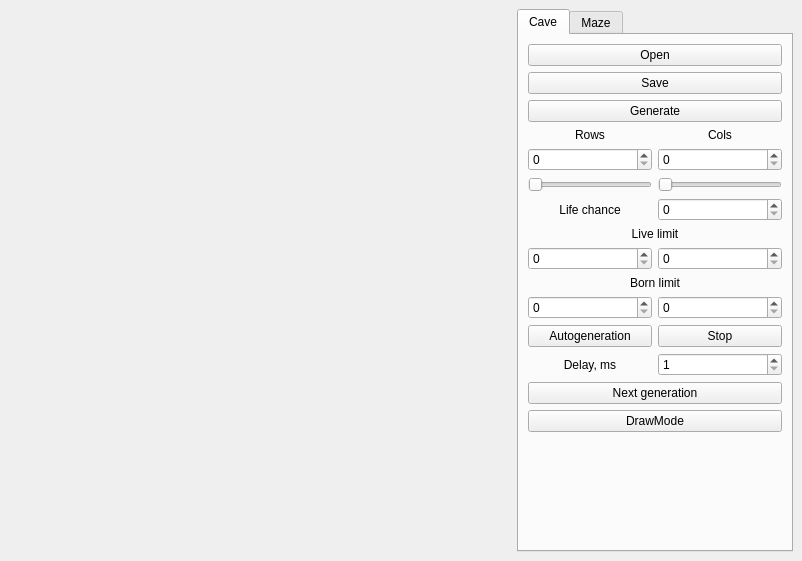
<?xml version="1.0" encoding="UTF-8"?>
<ui version="4.0">
 <class>mcg::MainWindow</class>
 <widget class="QMainWindow" name="mcg::MainWindow">
  <property name="geometry">
   <rect>
    <x>0</x>
    <y>0</y>
    <width>802</width>
    <height>561</height>
   </rect>
  </property>
  <property name="windowTitle">
   <string>MazeCaveGenerator</string>
  </property>
  <widget class="QWidget" name="centralwidget">
   <layout class="QHBoxLayout" name="horizontalLayout">
    <item>
     <widget class="Loader" name="McgLoader" native="true">
      <property name="sizePolicy">
       <sizepolicy hsizetype="Fixed" vsizetype="Fixed">
        <horstretch>0</horstretch>
        <verstretch>0</verstretch>
       </sizepolicy>
      </property>
      <property name="minimumSize">
       <size>
        <width>502</width>
        <height>502</height>
       </size>
      </property>
      <property name="maximumSize">
       <size>
        <width>501</width>
        <height>501</height>
       </size>
      </property>
     </widget>
    </item>
    <item>
     <widget class="QTabWidget" name="tabWidget">
      <property name="sizePolicy">
       <sizepolicy hsizetype="Preferred" vsizetype="Preferred">
        <horstretch>0</horstretch>
        <verstretch>0</verstretch>
       </sizepolicy>
      </property>
      <property name="minimumSize">
       <size>
        <width>271</width>
        <height>0</height>
       </size>
      </property>
      <property name="layoutDirection">
       <enum>Qt::LeftToRight</enum>
      </property>
      <property name="styleSheet">
       <string notr="true">QTabWidget::tab-bar {
                alignment: center;
            }</string>
      </property>
      <property name="tabPosition">
       <enum>QTabWidget::North</enum>
      </property>
      <property name="tabShape">
       <enum>QTabWidget::Rounded</enum>
      </property>
      <property name="currentIndex">
       <number>0</number>
      </property>
      <property name="elideMode">
       <enum>Qt::ElideNone</enum>
      </property>
      <widget class="QWidget" name="TabCave">
       <attribute name="title">
        <string>Cave</string>
       </attribute>
       <layout class="QGridLayout" name="gridLayout_3">
        <item row="7" column="0">
         <spacer name="verticalSpacer_Cave">
          <property name="orientation">
           <enum>Qt::Vertical</enum>
          </property>
          <property name="sizeHint" stdset="0">
           <size>
            <width>20</width>
            <height>40</height>
           </size>
          </property>
         </spacer>
        </item>
        <item row="0" column="0">
         <widget class="QPushButton" name="pushButton_OpenCave">
          <property name="text">
           <string>Open</string>
          </property>
         </widget>
        </item>
        <item row="2" column="0">
         <widget class="QPushButton" name="pushButton_GenerateCave">
          <property name="text">
           <string>Generate</string>
          </property>
         </widget>
        </item>
        <item row="1" column="0">
         <widget class="QPushButton" name="pushButton_SaveCave">
          <property name="text">
           <string>Save</string>
          </property>
         </widget>
        </item>
        <item row="3" column="0">
         <layout class="QGridLayout" name="gridLayout_CaveSet">
          <item row="7" column="1">
           <widget class="QSpinBox" name="spinBox_BornLimitMax"/>
          </item>
          <item row="3" column="0">
           <widget class="QLabel" name="label_LifeChance">
            <property name="text">
             <string>Life chance</string>
            </property>
            <property name="alignment">
             <set>Qt::AlignCenter</set>
            </property>
           </widget>
          </item>
          <item row="0" column="1">
           <widget class="QLabel" name="label_CaveCols">
            <property name="text">
             <string>Cols</string>
            </property>
            <property name="alignment">
             <set>Qt::AlignCenter</set>
            </property>
           </widget>
          </item>
          <item row="5" column="0">
           <widget class="QSpinBox" name="spinBox_LiveLimitMin"/>
          </item>
          <item row="7" column="0">
           <widget class="QSpinBox" name="spinBox_BornLimitMin"/>
          </item>
          <item row="2" column="1">
           <widget class="QSlider" name="horizontalSlider_CaveCols">
            <property name="orientation">
             <enum>Qt::Horizontal</enum>
            </property>
           </widget>
          </item>
          <item row="5" column="1">
           <widget class="QSpinBox" name="spinBox_LiveLimitMax"/>
          </item>
          <item row="6" column="0" colspan="2">
           <widget class="QLabel" name="label_BornLimit">
            <property name="text">
             <string>Born limit</string>
            </property>
            <property name="alignment">
             <set>Qt::AlignCenter</set>
            </property>
           </widget>
          </item>
          <item row="8" column="1">
           <widget class="QPushButton" name="pushButton_StopAutoGen">
            <property name="text">
             <string>Stop</string>
            </property>
           </widget>
          </item>
          <item row="3" column="1">
           <widget class="QSpinBox" name="spinBox_LifeChance"/>
          </item>
          <item row="1" column="0">
           <widget class="QSpinBox" name="spinBox_CaveRows"/>
          </item>
          <item row="0" column="0">
           <widget class="QLabel" name="label_CaveRows">
            <property name="text">
             <string>Rows</string>
            </property>
            <property name="alignment">
             <set>Qt::AlignCenter</set>
            </property>
           </widget>
          </item>
          <item row="2" column="0">
           <widget class="QSlider" name="horizontalSlider_CaveRows">
            <property name="orientation">
             <enum>Qt::Horizontal</enum>
            </property>
           </widget>
          </item>
          <item row="4" column="0" colspan="2">
           <widget class="QLabel" name="label_LiveLimit">
            <property name="text">
             <string>Live limit</string>
            </property>
            <property name="alignment">
             <set>Qt::AlignCenter</set>
            </property>
           </widget>
          </item>
          <item row="8" column="0">
           <widget class="QPushButton" name="pushButton_AutoGenCave">
            <property name="text">
             <string>Autogeneration</string>
            </property>
           </widget>
          </item>
          <item row="1" column="1">
           <widget class="QSpinBox" name="spinBox_CaveCols"/>
          </item>
          <item row="9" column="0">
           <widget class="QLabel" name="label_delay">
            <property name="text">
             <string>Delay, ms</string>
            </property>
            <property name="alignment">
             <set>Qt::AlignCenter</set>
            </property>
           </widget>
          </item>
          <item row="9" column="1">
           <widget class="QSpinBox" name="spinBox_delay">
            <property name="minimum">
             <number>1</number>
            </property>
           </widget>
          </item>
         </layout>
        </item>
        <item row="4" column="0">
         <widget class="QPushButton" name="pushButton_NextGenCave">
          <property name="text">
           <string>Next generation</string>
          </property>
         </widget>
        </item>
        <item row="5" column="0">
         <widget class="QPushButton" name="pushButton_DrawModeCave">
          <property name="text">
           <string>DrawMode</string>
          </property>
         </widget>
        </item>
       </layout>
      </widget>
      <widget class="QWidget" name="TabMaze">
       <attribute name="title">
        <string>Maze</string>
       </attribute>
       <layout class="QGridLayout" name="gridLayout_2">
        <item row="4" column="0">
         <spacer name="verticalSpacer_Maze">
          <property name="orientation">
           <enum>Qt::Vertical</enum>
          </property>
          <property name="sizeHint" stdset="0">
           <size>
            <width>20</width>
            <height>40</height>
           </size>
          </property>
         </spacer>
        </item>
        <item row="1" column="0">
         <widget class="QPushButton" name="pushButton_SaveMaze">
          <property name="text">
           <string>Save</string>
          </property>
         </widget>
        </item>
        <item row="0" column="0">
         <widget class="QPushButton" name="pushButton_OpenMaze">
          <property name="text">
           <string>Open</string>
          </property>
         </widget>
        </item>
        <item row="2" column="0">
         <widget class="QPushButton" name="pushButton_GenerateMaze">
          <property name="text">
           <string>Generate</string>
          </property>
         </widget>
        </item>
        <item row="3" column="0">
         <layout class="QGridLayout" name="gridLayout_MazeSet">
          <item row="1" column="0">
           <widget class="QSpinBox" name="spinBox_MazeRows"/>
          </item>
          <item row="1" column="1">
           <widget class="QSpinBox" name="spinBox_MazeCols"/>
          </item>
          <item row="0" column="0">
           <widget class="QLabel" name="Rows">
            <property name="text">
             <string>Rows</string>
            </property>
            <property name="alignment">
             <set>Qt::AlignCenter</set>
            </property>
           </widget>
          </item>
          <item row="0" column="1">
           <widget class="QLabel" name="Cols">
            <property name="text">
             <string>Cols</string>
            </property>
            <property name="alignment">
             <set>Qt::AlignCenter</set>
            </property>
           </widget>
          </item>
          <item row="2" column="0">
           <widget class="QSlider" name="horizontalSlider_MazeRows">
            <property name="orientation">
             <enum>Qt::Horizontal</enum>
            </property>
           </widget>
          </item>
          <item row="2" column="1">
           <widget class="QSlider" name="horizontalSlider_MazeCols">
            <property name="orientation">
             <enum>Qt::Horizontal</enum>
            </property>
           </widget>
          </item>
         </layout>
        </item>
       </layout>
      </widget>
     </widget>
    </item>
   </layout>
  </widget>
 </widget>
 <customwidgets>
  <customwidget>
   <class>Loader</class>
   <extends>QWidget</extends>
   <header>view/loader.h</header>
   <container>1</container>
  </customwidget>
 </customwidgets>
 <resources/>
 <connections/>
</ui>
